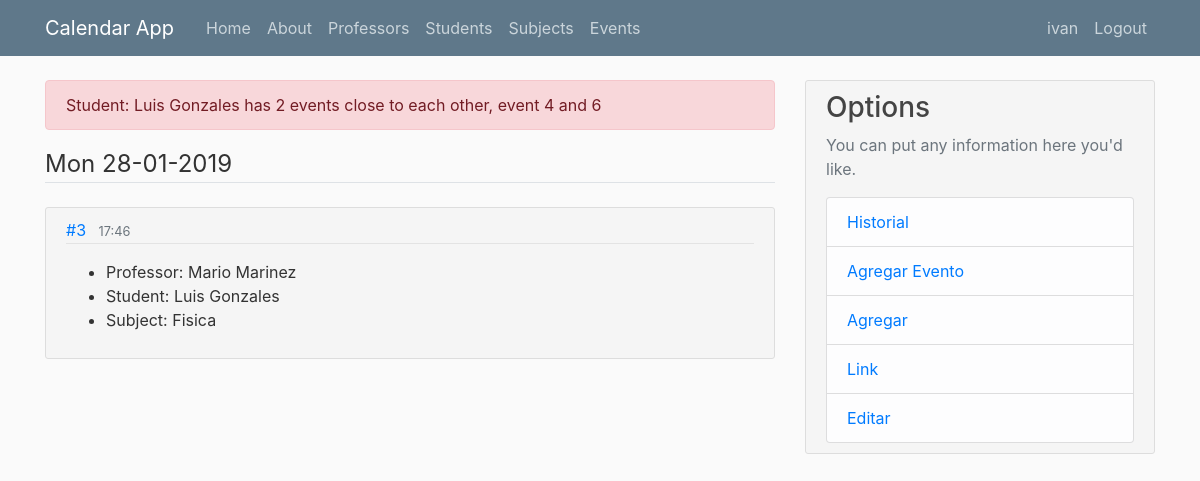
Screenshot of /home (signed in) with the database file from the repository.
### flaskcalendar/models.py (models this page shows, shortened)
class User(db.Model, UserMixin):
    id = db.Column(db.Integer, primary_key=True)
    username = db.Column(db.String(20), unique=True, nullable=False)
    email = db.Column(db.String(120), unique=True, nullable=False)
    image_file = db.Column(db.String(20), nullable=False, default='default.jpg')
    password = db.Column(db.String(60), nullable=False)
    events = db.relationship('Event', backref='author', lazy=True, cascade="all, delete-orphan")
    professors = db.relationship('Professor', backref='author', lazy=True, cascade="all, delete-orphan")
    students = db.relationship('Student', backref='author', lazy=True, cascade="all, delete-orphan")
    subjects = db.relationship('Subject', backref='author', lazy=True, cascade="all, delete-orphan")
    history = db.relationship('History', backref='author', lazy=True, cascade="all, delete-orphan")

class Event(db.Model):
    id = db.Column(db.Integer, primary_key=True)
    professor_id = db.Column(db.Integer, db.ForeignKey('professor.id'), nullable=False)
    student_id = db.Column(db.Integer, db.ForeignKey('student.id'), nullable=False)
    subject_id = db.Column(db.Integer, db.ForeignKey('subject.id'), nullable=False)
    author_id =  db.Column(db.Integer, db.ForeignKey('user.id'), nullable=False)
    status = db.Column(db.Boolean, nullable=False,  default=True)
    time = db.Column(db.DateTime, nullable=False, default=datetime.utcnow)

class Professor(db.Model):
    id = db.Column(db.Integer, primary_key=True)
    name = db.Column(db.String(100), nullable=False)
    last_name = db.Column(db.String(100), nullable=False)
    email = db.Column(db.String(120), unique=True, nullable=True)
    phone = db.Column(db.Integer)
    events = db.relationship('Event', backref='professor', lazy=True, cascade="all, delete-orphan")
    subjects = db.relationship('ProfessorSubjects', backref='professor', lazy=True, cascade="all, delete-orphan")
    author_id =  db.Column(db.Integer, db.ForeignKey('user.id'), nullable=False)
    def fullName(self):
        return f"{self.name} {self.last_name}"

class Student(db.Model):
    id = db.Column(db.Integer, primary_key=True)
    name = db.Column(db.String(100), nullable=False)
    last_name = db.Column(db.String(100), nullable=False)
    email = db.Column(db.String(120), nullable=True)
    phone = db.Column(db.Integer, nullable=True)
    events = db.relationship('Event', backref='student', lazy=True, cascade="all, delete-orphan")
    author_id =  db.Column(db.Integer, db.ForeignKey('user.id'), nullable=False)
    def fullName(self):
        return f"{self.name} {self.last_name}"

class Subject(db.Model):
    id = db.Column(db.Integer, primary_key=True)
    subject = db.Column(db.String(100), nullable=False)
    events = db.relationship('Event', backref='subject', lazy=True, cascade="all, delete-orphan")
    professors = db.relationship('ProfessorSubjects', backref='subject', lazy=True, cascade="all, delete-orphan")
    author_id =  db.Column(db.Integer, db.ForeignKey('user.id'), nullable=False)

### flaskcalendar/main/routes.py (the view)
@mainAPP.route("/")
@mainAPP.route("/home")
def home():
    events =[]
    dates = []
    if current_user.is_authenticated:
        events = Event.query.filter_by(author_id=current_user.id).order_by("time")
        time_delta = timedelta(hours=3)
        yesterday = datetime.now().date() + timedelta(days=-1)
        for a, b in itertools.combinations(events, 2):
            if -time_delta < a.time - b.time  < time_delta:
                if a.student == b.student:
                    flash(f"Student: {a.student.fullName()} has 2 events close to each other, event {a.id} and {b.id} ",'danger')
                elif a.professor == b.professor:
                    flash(f"Professor: {a.professor.fullName()} has 2 events close to each other, event {a.id} and {b.id} ",'danger')
            if a.time.date() not in dates and a.time.date() > yesterday:
                dates.append(a.time.date())
            if b.time.date() not in dates and b.time.date() > yesterday:
                dates.append(b.time.date())
        if events.first() and not dates and events.first().time.date() > yesterday:
            dates.append(events.first().time.date())
    return render_template('main/home.html', events=events, dates=dates)

### flaskcalendar/models.py (called while the page is built)
@login_manager.user_loader
def load_user(user_id):
    return User.query.get(int(user_id))

### flaskcalendar/templates/main/home.html
{% extends "layout.html" %}
{% block content %}
{% for date in dates%}
  <legend class='border-bottom mb-4'>{{date.strftime('%a %d-%m-%Y')}}</legend>
  {% for event in events %}
    {% if event.time.date() == date %}
      <article class="media content-section">
        <div class="media-body">
          <div class="article-metadata">
            <a class="mr-2" href="{{ url_for('events.event_id', event_id=event.id) }}">#{{ event.id }}</a>
            <small class="text-muted">{{ event.time.strftime('%H:%M') }}</small>
          </div>
          <p class="article-content"><ul>
            <li>Professor: {{ event.professor.fullName() }}</li>
            <li>Student: {{ event.student.fullName() }}</li>
            <li>Subject: {{ event.subject.subject}}</li>
          </ul></p>
        </div>
      </article>
    {% endif %}
  {% endfor %}
{% endfor %}
{% endblock content %}

### flaskcalendar/templates/layout.html (shortened to what this page needs)
<!DOCTYPE html>
<html>
<head>
    <link rel="stylesheet" href="{{url_for('static',filename='css/bootstrap.min.css')}}" >
    <link rel="stylesheet" href="{{url_for('static',filename='css/main.css')}}" >
</head>
<body>
    <header class="site-header">
      <nav class="navbar navbar-expand-md navbar-dark bg-steel fixed-top">
        <div class="container">
          <a class="navbar-brand mr-4" href="{{url_for('main.home')}}">Calendar App</a>
          <div class="collapse navbar-collapse" id="navbarToggle">
            <div class="navbar-nav mr-auto">
              <a class="nav-item nav-link" href="{{url_for('main.home')}}">Home</a>
              <a class="nav-item nav-link" href="{{url_for('main.about')}}">About</a>
              <a class="nav-item nav-link" href="{{url_for('professors.professors')}}">Professors</a>
              <a class="nav-item nav-link" href="{{url_for('students.students')}}">Students</a>
              <a class="nav-item nav-link" href="{{url_for('subjects.subjects')}}">Subjects</a>
              <a class="nav-item nav-link" href="{{url_for('events.events')}}">Events</a>
            </div>
            <div class="navbar-nav">
              {% if current_user.is_authenticated %}
                <a class="nav-item nav-link" href="{{url_for('users.account')}}">{{ current_user.username }}</a>
                <a class="nav-item nav-link" href="{{url_for('users.logout')}}">Logout</a>
              {% else %}
                <a class="nav-item nav-link" href="{{url_for('users.login')}}">Login</a>
                <a class="nav-item nav-link" href="{{url_for('users.register')}}">Register</a>
              {% endif %}
            </div>
          </div>
        </div>
      </nav>
    </header>
        <main role="main" class="container">
          <div class="row">
            <div class="col-md-8">
            {% with messages = get_flashed_messages(with_categories=true)%}
              {%if messages %}
                {% for category, message in messages%}
                  <div class="alert alert-{{category}}">
                    {{message}}
                  </div>
                {% endfor %}
              {% endif %}
            {% endwith %}
            {% block content %}
            {% endblock %}
            </div>
            <div class="col-md-4">
              <div class="content-section">
                <h3>Options</h3>
                <p class='text-muted'>You can put any information here you'd like.
                  <ul class="list-group">
                    <li class="list-group-item list-group-item-light"><a  href="{{ url_for('main.history') }}">Historial</a></li>
                    <li class="list-group-item list-group-item-light"><a href="{{ url_for('events.create_event') }}">Agregar Evento</a></li>
                    <li class="list-group-item list-group-item-light"><a href="{{ url_for('main.add') }}">Agregar</a></li>
                    <li class="list-group-item list-group-item-light"><a href="{{ url_for('main.link') }}">Link</a></li>
                    <li class="list-group-item list-group-item-light"><a href="{{url_for('main.edit') }}">Editar</a></li>
                  </ul>
              </div>
            </div>
          </div>
        </main>
</body>
</html>

### flaskcalendar/static/css/main.css (style rules this page uses)
body { background: #fafafa; color: #333333; margin-top: 5rem; }
h1, h2, h3, h4, h5, h6 { color: #444444; }
.bg-steel { background-color: #5f788a; }
.site-header .navbar-nav .nav-link { color: #cbd5db; }
.content-section { background-color: #f5f5f5; padding: 10px 20px; border: 1px solid #dddddd; border-radius: 3px; margin-bottom: 20px; }
.article-content { white-space: pre-line; }
.article-metadata { padding-bottom: 1px; margin-bottom: 4px; border-bottom: 1px solid #e3e3e3 }

### rows the page displays
User: username "ivan"
Event: id "3", time "17:46", professor.fullName "Mario Marinez", student.fullName "Luis Gonzales", subject.subject "Fisica"

### other values shown
{{ message }} "Student: Luis Gonzales has 2 events close to each other, event 4 and 6"
{{ date.strftime('%a %d-%m-%Y') }} "Mon 28-01-2019"
